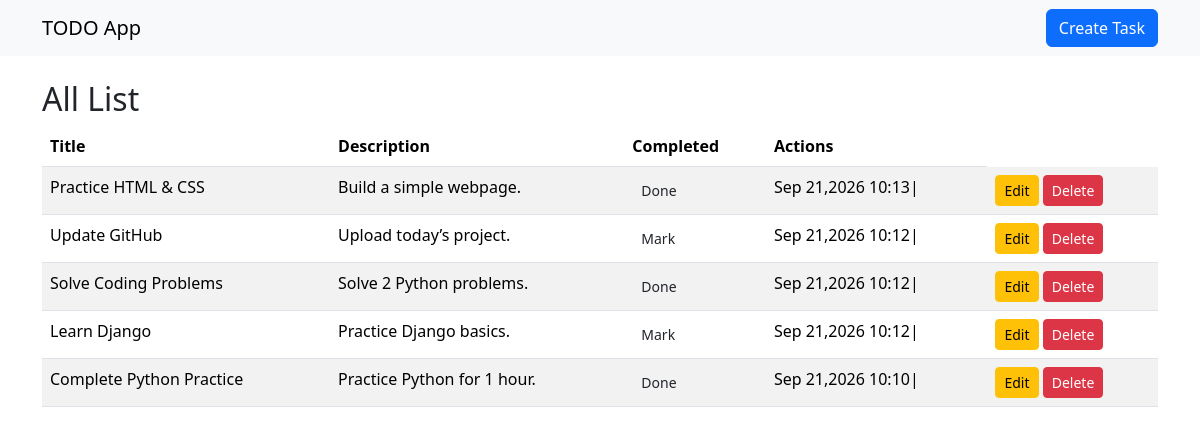
The page / on the database its author committed.
### todo/models.py (models this page shows, shortened)
class Task(models.Model):
    title = models.CharField(max_length=200)
    description = models.TextField(blank=True)
    completed = models.BooleanField(default=False)
    created_at = models.DateTimeField(auto_now_add=True)

### todo/views.py (the view)
# urls.py: path("", views.task_list, name="task_list"),
def task_list(request):
    task = Task.objects.all().order_by("-created_at")
    return render(request, "todo/task_list.html", {"tasks": task})

### todo/templates/todo/task_list.html (shortened to what this page needs)
{% extends "todo/base.html" %}
{% block content %}
 <h2>All List</h2>
<table class="table table-striped">
    <thead>
        <tr>
            <th>Title</th>
            <th>Description</th>
            <th>Completed</th>
            <th>Actions</th>
        </tr>
    </thead>
    <tbody>
        {% for task in tasks %}
        <tr>
            <td>{{ task.title }}</td>
            <td>{{ task.description|linebreaksbr }}</td>
            <td>
                <form method='post' action="{% url 'todo:task_toggle_complete' task.pk %}" style="display:inline;">
                    <button type="submit" class="btn btn-sm" {% if task.completed %}btn-success{% else %}btn-secondary{% endif %}>
                    {% if task.completed %}Done{% else %}Mark{% endif %}
                    </button>
                </form>
            </td>
            <td>
                {{ task.created_at|date:"M d,Y H:i"}}|
            </td>
            <td>
                <a class="btn btn-sm btn-warning" href="{% url 'todo:task_update' task.pk %}">Edit</a>
                <a class="btn btn-sm btn-danger" href="{% url 'todo:task_delete' task.pk %}">Delete</a>
            </td>
        </tr>
        {% empty %}
        <tr>
            <td colspan='5'>No tasks available.</td>
        </tr>
        {% endfor %}
    </tbody>
</table>
{% endblock %}

### todo/templates/todo/base.html (shortened to what this page needs)
<!DOCTYPE html>
<html>
    <head>
        <link href="https://cdn.jsdelivr.net/npm/bootstrap@5.3.8/dist/css/bootstrap.min.css" rel="stylesheet">
    </head>
    <body>
      <nav class="navbar navbar-list bg-light mb-4">
           <div class="container">
               <a class='navbar-brand' href="{% url 'todo:task_list' %}">TODO App</a>
               <a class='btn btn-primary' href="{% url 'todo:task_create' %}">Create Task</a>
           </div>
      </nav>
      <div class="container">
        {% block content %}
        {% endblock %}
    </body>
</html>

### rows shown on the page
Task: title "Practice HTML & CSS", description "Build a simple webpage.", completed "Done", created_at "Sep 21,2026 10:13"
Task: title "Update GitHub", description "Upload today’s project.", completed "Mark", created_at "Sep 21,2026 10:12"
Task: title "Solve Coding Problems", description "Solve 2 Python problems.", completed "Done", created_at "Sep 21,2026 10:12"
Task: title "Learn Django", description "Practice Django basics.", completed "Mark", created_at "Sep 21,2026 10:12"
Task: title "Complete Python Practice", description "Practice Python for 1 hour.", completed "Done", created_at "Sep 21,2026 10:10"
